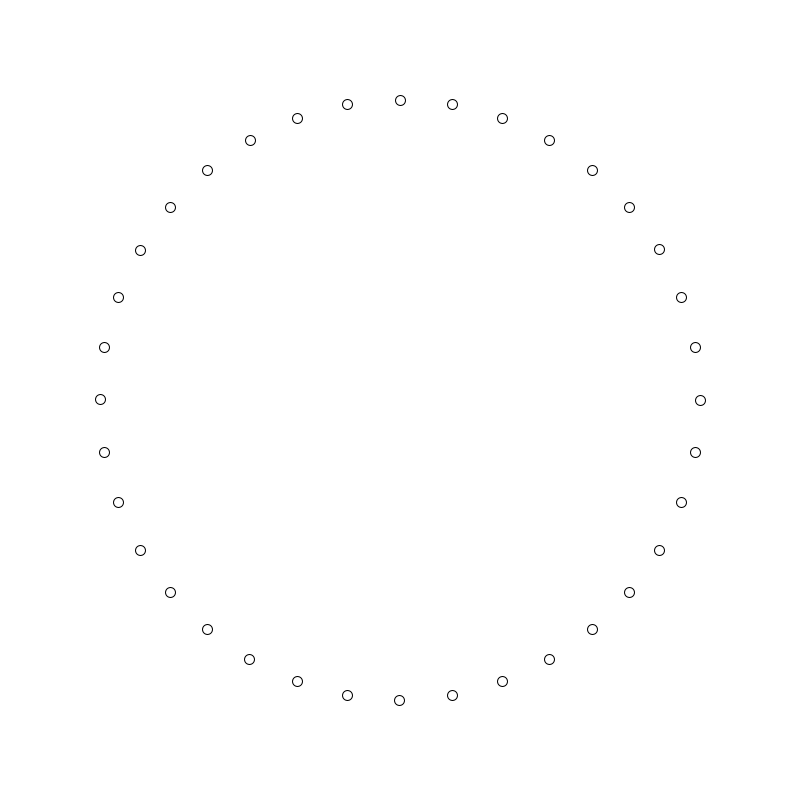
Frame 1 (no input)
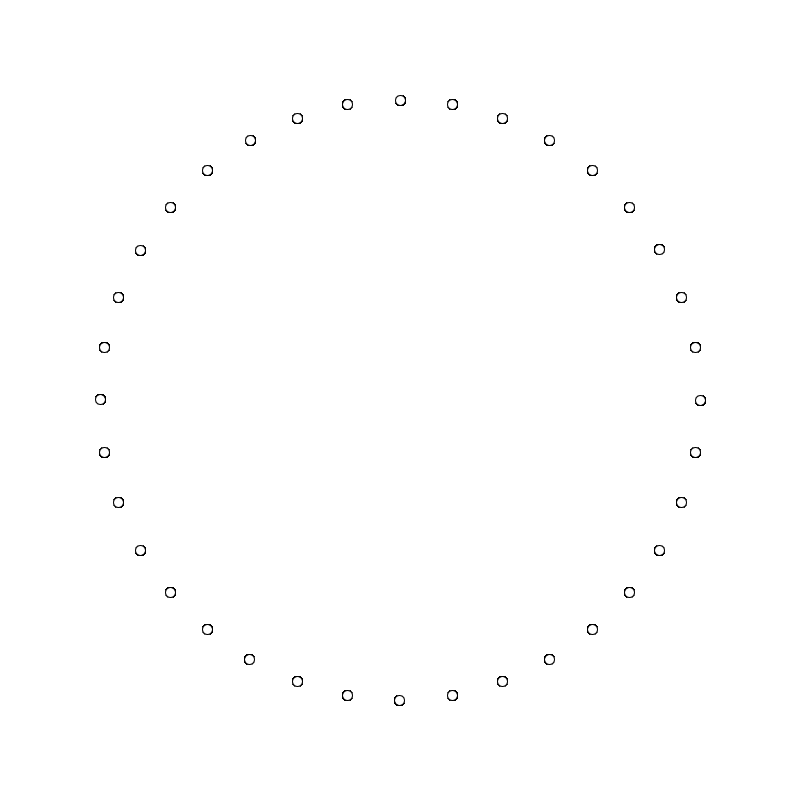
Frame 60 (the mouse pressed at the canvas centre just before this capture)
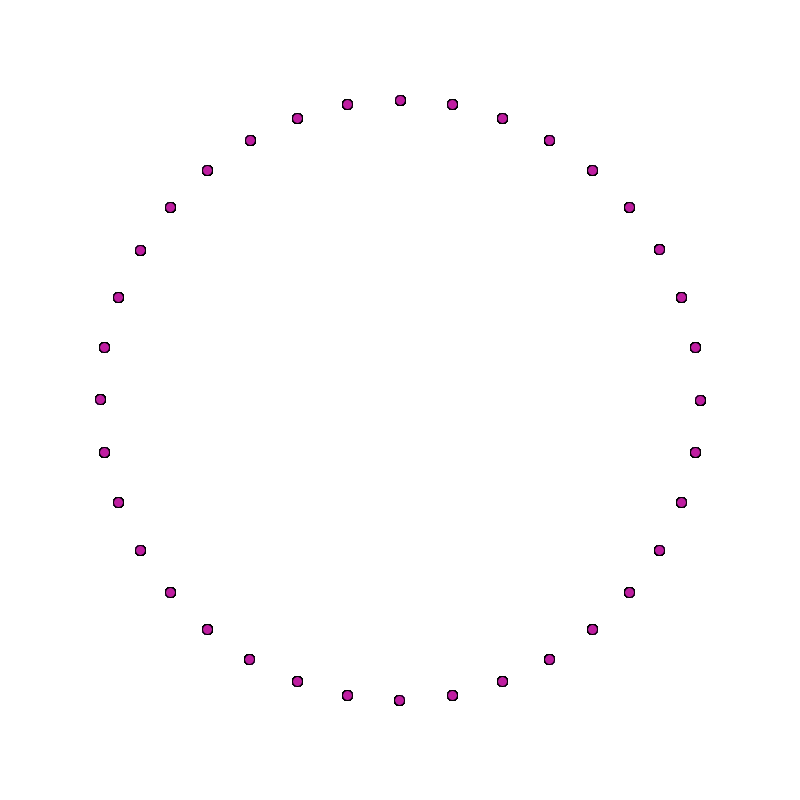
Frame 120 (the mouse held since frame 60 and released just before this capture)

The Processing sketch that drew these frames (run headless with seeded random() and noise(); from frame 60 on, the mouse is pressed at the canvas centre):

// Processing sketch: ccLabQuiz
// ── ccLabQuiz.pde
int radius = 300;  //What is the difference between an int and a float?

float [] xPos = new float [36];  //What are these called and what do they do?
float [] yPos = new float [36];


void setup() {        //Describe what "setup" does:
  size(800,800);      //What does this do?
  smooth();           //What does this do?
  background(255);    //What does this do?
  
  //Describe what's happening here:
  for (int i = 0; i < 36; i++) {
    int deg = i * 10;
    float angle = radians(deg);
    xPos[i] = cos(angle) * radius;
    yPos[i] = sin(angle) * radius;
  }
  
}

void draw() {      //Describe what "draw" does generally:

  //Describe what's happening here:
  translate(width/2, height/2);
  
  //Describe what's happening here:
  if (mousePressed == true) {
    fill(random(0, 255), random(0, 255), random(0, 255));
  } else {
    fill(255);
  }

  //Describe what's happening here:
  for (int i = 0; i < 36; i++) {
    ellipse(xPos[i], yPos[i], 10, 10);    
  }

}
//Describe what this sketch does:
